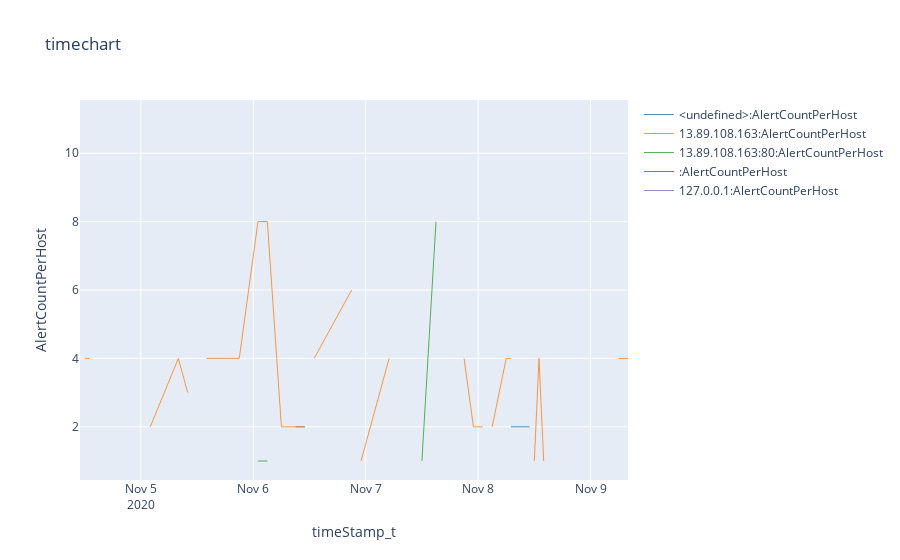

Here is the notebook cell this chart was saved with:
### Markdown cell above
### Select a host entity

The following host entity will be used for the remainder of this section

### Code cell
query = queryHost(query_times_2.start, query_times_2.end)
%kql -query query

try:
    df_host = showQuery(query)
    list_hosts = set([x for x in df_host['hostname_s']])
    df = df_host.groupby(['hostname_s']).agg({'AlertCountPerHost': sum}).rename(columns = {'AlertCountPerHost': 'Num_blocked_alerts'})
    hosts = widgets.Select(options=list_hosts, style = style, layout = layout, value=df['Num_blocked_alerts'].idxmax(), description = 'Select Host: ')
    display(df)
    display(hosts)
except Exception as e:
    print('Error: ' + e)
    traceback.print_exc()
